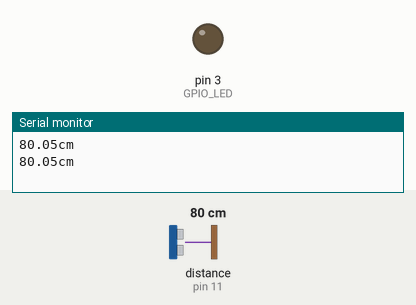
Simulated run of this sketch. Board: Arduino Uno, built with avr-gcc and run on an emulated ATmega328P. Parts: output pins drawn as LEDs (lit = HIGH), the last lines printed to the serial monitor. Wiring (inferred from the names in the program): ultrasonic range finder: trigger pin 10; echo pin 11. Inputs (shaded band) come from the test bench; at power-on: distance to the obstacle (sensor on pin 11) 80 cm. The echo pulse lasts 58.3 µs per cm; pins used as bus, display or sensor lines are not drawn.

Above: at 1.8 s.
1.9 s: distance to the obstacle (sensor on pin 11) set to 34 cm
3.4 s: distance to the obstacle (sensor on pin 11) set to 28 cm
At 5.0 s:
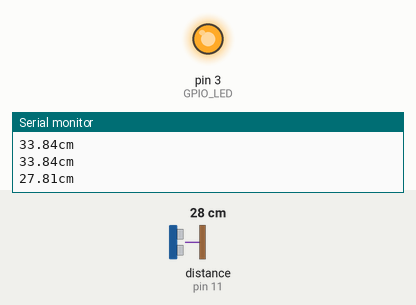
Timing chart, 0 to 6.5 s (numbered marks = the images above; inputs shaded):
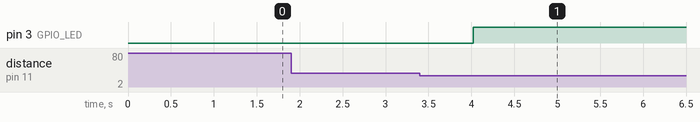

The sketch:

projeto1.ino
```cpp
float distanciaCm = 0;
int GPIO_TRIGGER = 10;
int GPIO_ECHO = 11;
int GPIO_LED = 3;
float LIMITE_DISTANCIA = 30.0;

float lerSensorUltrassonico(int triggerPin, int echoPin){
  pinMode(triggerPin, OUTPUT);
  digitalWrite(triggerPin, LOW);
  delayMicroseconds(20);
  digitalWrite(triggerPin, HIGH);
  delayMicroseconds(20);
  digitalWrite(triggerPin, LOW);
  pinMode(echoPin, INPUT);

  return pulseIn(echoPin, HIGH);
}


void notificarDistancia(int ledPin, float distancia){
  if(distancia <= LIMITE_DISTANCIA && distancia != 0){
  	alterarLED(GPIO_LED, HIGH);
  }
}

void setup(){
  Serial.begin(9600);
  pinMode(GPIO_LED, OUTPUT);
  digitalWrite(GPIO_LED, LOW);
}

void loop(){
  distanciaCm = 0.01723 * lerSensorUltrassonico(GPIO_TRIGGER, GPIO_ECHO);
  notificarDistancia(GPIO_LED, distanciaCm);

  Serial.print(distanciaCm);
  Serial.println("cm");
  delay(1000); // Wait for 100 millisecond(s)
}

void alterarLED(int ledPin, int estadoLed){
	digitalWrite(ledPin, estadoLed);
}
```

Measured:
- the behaviour switches between 31 and 30 cm on distance to the obstacle (sensor on pin 11) (found by bisection; images 0 and 1)
- after the input at 3.4 s, pin 3 (GPIO_LED): LOW → HIGH after 0.62 s
